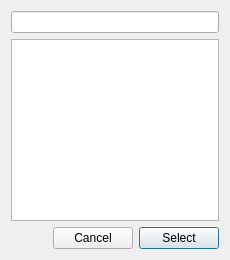
<?xml version="1.0" encoding="UTF-8"?>
<ui version="4.0">
 <class>LanguageDialog</class>
 <widget class="QDialog" name="LanguageDialog">
  <property name="geometry">
   <rect>
    <x>0</x>
    <y>0</y>
    <width>230</width>
    <height>260</height>
   </rect>
  </property>
  <property name="windowTitle">
   <string>Select Lanugage</string>
  </property>
  <layout class="QHBoxLayout" name="horizontalLayout">
   <item>
    <layout class="QGridLayout" name="gridLayout">
     <item row="2" column="2">
      <widget class="QPushButton" name="selectButton">
       <property name="text">
        <string>Select</string>
       </property>
      </widget>
     </item>
     <item row="2" column="1">
      <widget class="QPushButton" name="cancelButton">
       <property name="text">
        <string>Cancel</string>
       </property>
      </widget>
     </item>
     <item row="2" column="0">
      <spacer name="horizontalSpacer">
       <property name="orientation">
        <enum>Qt::Horizontal</enum>
       </property>
       <property name="sizeHint" stdset="0">
        <size>
         <width>40</width>
         <height>20</height>
        </size>
       </property>
      </spacer>
     </item>
     <item row="1" column="0" colspan="3">
      <widget class="QListView" name="languageListView">
       <property name="editTriggers">
        <set>QAbstractItemView::NoEditTriggers</set>
       </property>
      </widget>
     </item>
     <item row="0" column="0" colspan="3">
      <widget class="QLineEdit" name="languageFilterEdit"/>
     </item>
    </layout>
   </item>
  </layout>
 </widget>
 <resources/>
 <connections/>
</ui>
